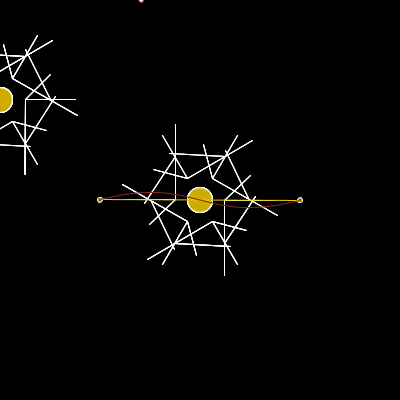
Frame 1 (no input)
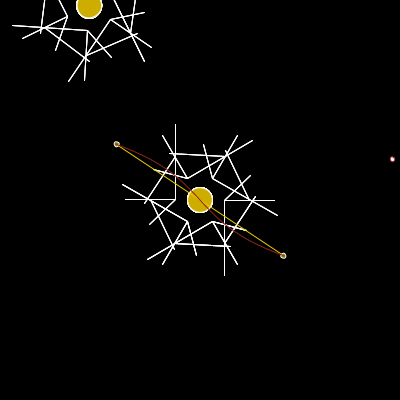
Frame 60 (the mouse pressed at the canvas centre just before this capture)
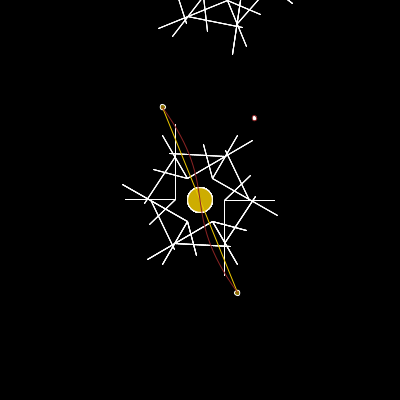
Frame 120 (the mouse held since frame 60 and released just before this capture)

The Processing sketch that drew these frames (run headless with seeded random() and noise(); from frame 60 on, the mouse is pressed at the canvas centre):

// Processing sketch: processing_124128
// ── processing_124128.pde

float orbitfactor;
float snowfypos = 200;

void setup() {
  size(400, 400);
}

void draw() {
  fill(0);
  rect(-200, -200, 800, 800);
  translate(width/2, height/2);
  mainobject();
  orbitals1();
  snowfall();
  translate(width/2, height/4);
  mainobject();
}
void mainobject() {
  for(int i = 0; i < 20; i++){
  rotate(PI/3);
  fill(205, 173, 0);
  ellipse(0, 0, 25, 25);
  stroke(255);
  line(25, 0, 75, 0);
  line(25, 0, 25, 75);
  line(50, 0, 25, -50);
  line(25, 0, 50, -25);
  }
}

void orbitals1() {
  fill(139, 117, 0);
  rotate(PI/3 + orbitfactor);
  orbitfactor += 0.01;
  ellipse(100, 0, 5, 5);
  ellipse(-100, 0, 5, 5);
  stroke(238, 201, 0);
  line(100, 0, -100, 0);
  stroke(139, 35, 35);
  noFill();
  bezier(100, 0, 0, 25, 0, -25, -100, 0);
}

void snowfall() {
  fill(255);
  ellipse(random(-200, 200), snowfypos, 5, 5);
  snowfypos -= 1;
}
